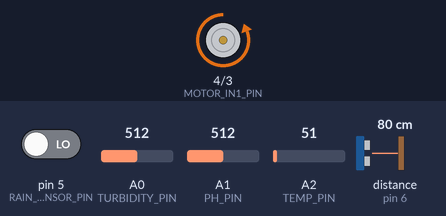
A sketch run on a simulated Arduino Uno, built with avr-gcc and run on an emulated ATmega328P. On the bench: motor-driver pin pairs drawn as motors (green arrow = first pin HIGH = forward, orange = second pin HIGH = backward, longer = more drive, scaled by the enable pin). Wiring (inferred from the names in the program): ultrasonic range finder: trigger pin 7; echo pin 6. The inputs (shaded band) are chosen by the test bench; at power-on: pin 5 (RAIN_SENSOR_PIN) LOW, A0 (TURBIDITY_PIN) = 512, A1 (PH_PIN) = 512, A2 (TEMP_PIN) = 51, distance to the obstacle (sensor on pin 6) 80 cm. The echo pulse lasts 58.3 µs per cm; what the sketch prints to the serial monitor is not drawn.

Above: at 0.1 s.
Timing chart, 0 to 1.6 s (numbered marks = the images above):
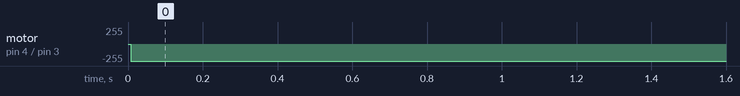

Measured:
- by itself, motor on pin 4 (MOTOR_IN1_PIN) / pin 3 (MOTOR_IN2_PIN): stopped → backward 255/255 at 0.01 s

The sketch:

AR1.ino
```cpp
// Definisi pin untuk sensor dan aktuator
#define TURBIDITY_PIN A0  // Pin untuk sensor kekeruhan
#define PH_PIN A1         // Pin untuk sensor pH
#define TEMP_PIN A2       // Pin untuk sensor suhu
#define ULTRASONIC_TRIG_PIN 7  // Pin trig untuk sensor ultrasonik
#define ULTRASONIC_ECHO_PIN 6  // Pin echo untuk sensor ultrasonik
#define RAIN_SENSOR_PIN 5      // Pin untuk sensor hujan
#define MOTOR_IN1_PIN 4        // Pin IN1 pada motor driver
#define MOTOR_IN2_PIN 3        // Pin IN2 pada motor driver
#define MOTOR_EN1_PIN 2        // Pin EN1 pada motor driver

// Variabel untuk menyimpan data sensor
float turbidity, ph;
double temp;
int waterLevel;

void setup() {
  // Inisialisasi pin
  pinMode(TURBIDITY_PIN, INPUT);
  pinMode(PH_PIN, INPUT);
  pinMode(TEMP_PIN, INPUT);
  pinMode(RAIN_SENSOR_PIN, INPUT);
  pinMode(MOTOR_IN1_PIN, OUTPUT);
  pinMode(MOTOR_IN2_PIN, OUTPUT);
  pinMode(MOTOR_EN1_PIN, OUTPUT);

  // Inisialisasi pin untuk sensor ultrasonik
  pinMode(ULTRASONIC_TRIG_PIN, OUTPUT);
  pinMode(ULTRASONIC_ECHO_PIN, INPUT);

  // Inisialisasi komunikasi serial
  Serial.begin(9600);

}

void loop() {
  // Baca data dari sensor
  turbidity = analogRead(TURBIDITY_PIN) * (5.0 / 1023.0);
  ph = analogRead(PH_PIN) * (5.0 / 1023.0);
  temp = analogRead(TEMP_PIN) * (5.0 / 1023.0);

  // Mengukur jarak dengan sensor ultrasonik
  digitalWrite(ULTRASONIC_TRIG_PIN, LOW);
  delayMicroseconds(2);
  digitalWrite(ULTRASONIC_TRIG_PIN, HIGH);
  delayMicroseconds(10);
  digitalWrite(ULTRASONIC_TRIG_PIN, LOW);
  waterLevel = pulseIn(ULTRASONIC_ECHO_PIN, HIGH) * 0.034 / 2;

  // Kirim data ke Arduino kedua
  Serial.print(turbidity);
  Serial.print(",");
  Serial.print(ph);
  Serial.print(",");
  Serial.print(temp);
  Serial.print(",");
  Serial.println(waterLevel);

  // Baca data dari rain sensor
  bool isRaining = digitalRead(RAIN_SENSOR_PIN);

  // Logika untuk mengontrol motor
  if (isRaining == true && waterLevel < 14) {
    digitalWrite(MOTOR_IN1_PIN, HIGH);
    digitalWrite(MOTOR_IN2_PIN, LOW);
    analogWrite(MOTOR_EN1_PIN, 255);
  } else if (!isRaining == false || waterLevel >= 14) {
    digitalWrite(MOTOR_IN1_PIN, LOW);
    digitalWrite(MOTOR_IN2_PIN, HIGH);
    analogWrite(MOTOR_EN1_PIN, 255);
  }

  delay(1000);
}
```
